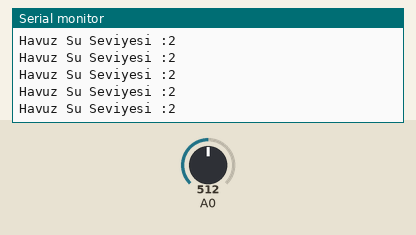
Simulated run of this sketch. Board: Arduino Uno, built with avr-gcc and run on an emulated ATmega328P. Shown: the last lines printed to the serial monitor. The inputs (shaded band) are chosen by the test bench; at power-on: A0 = 512.

Above: at 1.2 s.
1.3 s: A0 set to 716
At 1.9 s:
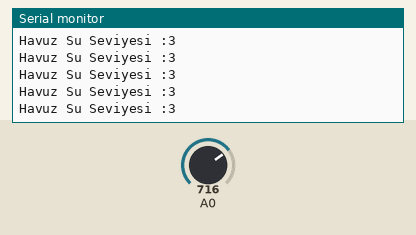
2.8 s: A0 set to 900
At 3.3 s:
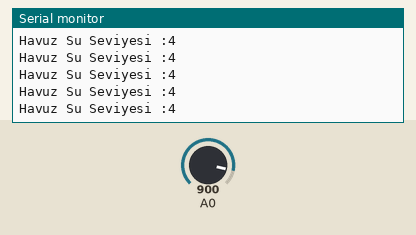
Timing chart, 0 to 5.8 s (numbered marks = the images above; inputs shaded):
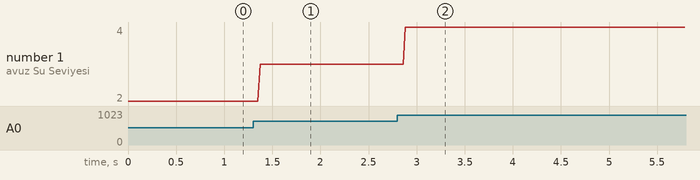

The sketch:

havuzSuSeviyesi.ino
```cpp
#include "havuz.h"
Havuz havuz(A0,8,9,10,11);
void setup() {
Serial.begin(9600);
}
int suSeviyesi=0;
void loop() {
  suSeviyesi=havuz.seviyeKontrol();
  Serial.print("Havuz Su Seviyesi :");
  Serial.println(suSeviyesi);
}
```

havuz.h
```cpp
class Havuz{

  private:
    int sensorPin=A5;
    int led[4]={0,1,2,3};
  public:
    Havuz(int S,int L1,int L2,int L3,int L4){
      sensorPin=S;
      led[0]=L1;
      led[1]=L2;
      led[2]=L3;
      led[3]=L4;
    }
    int seviyeKontrol(){
      int i=0;
      //tüm ledleri söndürme
      for(i=0;i<4;i++) digitalWrite(led[i],LOW);
      int sensorDeger=analogRead(sensorPin)/205;
      for(i=1;i<=sensorDeger;i++) digitalWrite(led[i-1],HIGH);
      return sensorDeger;
    }
};
```

Measured:
- after the input at 1.3 s, the serial monitor: prints a new line after 0.07 s (image 1)
- after the input at 2.8 s, the serial monitor: prints a new line after 0.08 s (image 2)
- plotted number 1: 2 → 3 after the input at 1.3 s, 3 → 4 after the input at 2.8 s
